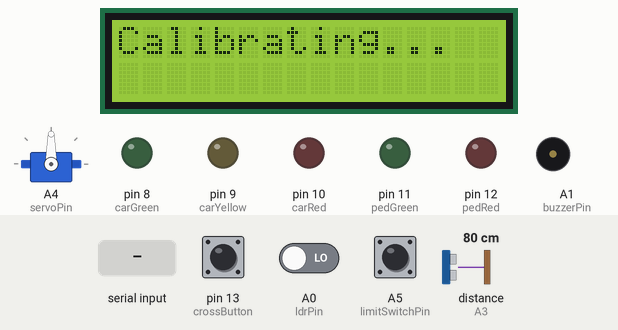
A sketch run on a simulated Arduino Uno, built with avr-gcc and run on an emulated ATmega328P. Parts: 16×2 character LCD, servo, output pins drawn as LEDs (lit = HIGH), buzzer (waves = sounding). Inputs (shaded band) come from the test bench; at power-on: A5 (limitSwitchPin) HIGH, distance to the obstacle (sensor on A3) 80 cm, pin 13 (crossButton) HIGH, A0 (ldrPin) LOW. The echo pulse lasts 58.3 µs per cm; pins used as bus, display or sensor lines are not drawn; what the sketch prints to the serial monitor is not drawn.

Above: at 0.8 s.
0.9 s: A5 (limitSwitchPin) pulled LOW for 0.15 s
At 2.9 s:
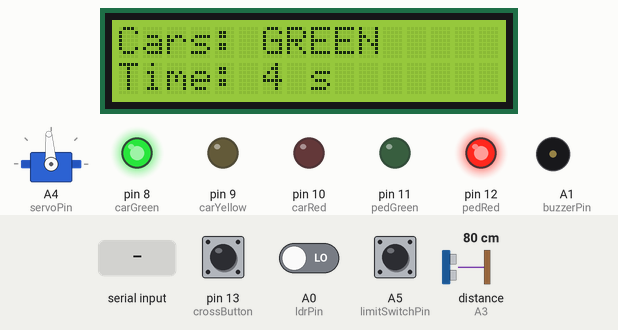
4.0 s: distance to the obstacle (sensor on A3) set to 43 cm
6.0 s: distance to the obstacle (sensor on A3) set to 38 cm
At 7.1 s:
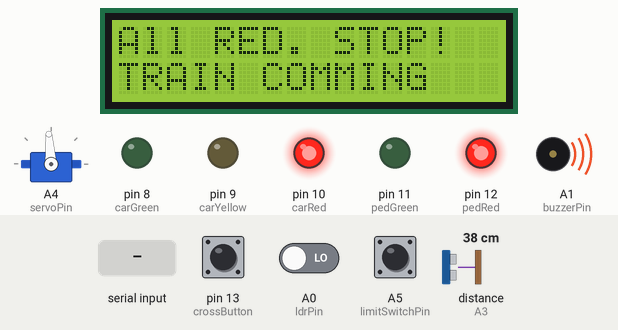
8.3 s: distance to the obstacle (sensor on A3) set to 46 cm
9.8 s: distance to the obstacle (sensor on A3) set to 54 cm
At 12.4 s:
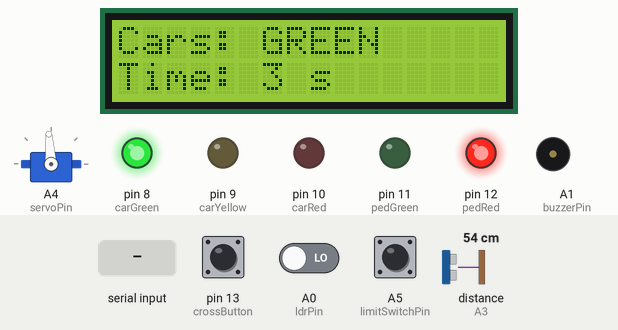
12.8 s: "p\n" received over Serial
At 19.4 s:
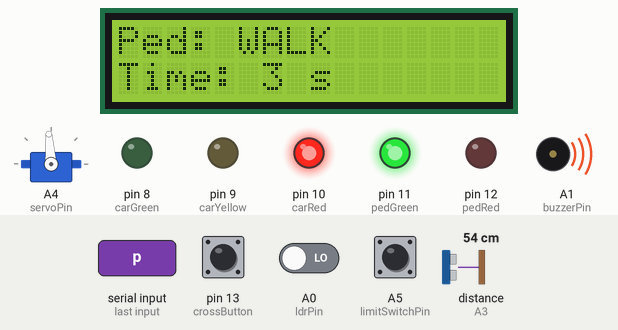
Timing chart, 0 to 20.1 s (numbered marks = the images above; inputs shaded):
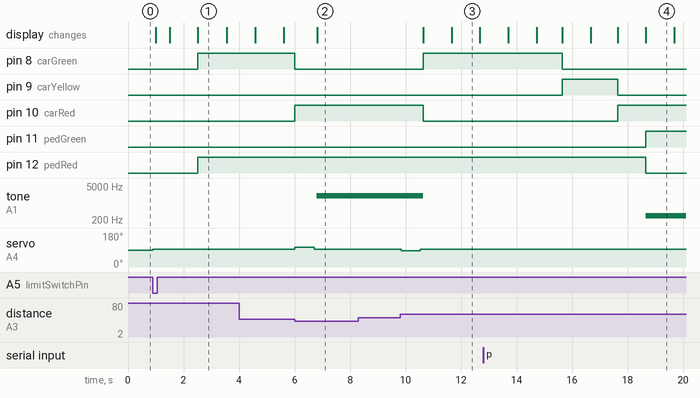

Measured:
- the behaviour switches between 41 and 40 cm on distance to the obstacle (sensor on A3) (found by bisection; images 1 and 2)
- the behaviour switches between 50 and 51 cm on distance to the obstacle (sensor on A3) (found by bisection; images 2 and 3)
- after the input at 0.9 s, pin 8 (carGreen), pin 12 (pedRed): LOW → HIGH after 1.6 s; servo on A4 (servoPin): 90° → 94° at once; the display: first changes after 0.10 s (image 1 shows a later state)
- after the input at 6.0 s, pin 8 (carGreen): HIGH → LOW after 0.00 s instead of 1.5 s; pin 9 (carYellow): stays LOW (without the input it goes to HIGH after 1.5 s)
- after the input at 8.3 s, every drawn part: stays the same
- after the input at 9.8 s, pin 8 (carGreen): LOW → HIGH after 0.83 s; pin 10 (carRed): HIGH → LOW after 0.83 s; tone on A1 (buzzerPin): 2000 Hz → silent after 0.83 s; servo on A4 (servoPin): 94° → 86° at once, → 94° 0.70 s later; the display: first changes after 0.84 s (image 3 shows a later state)
- after the input at 12.8 s, pin 11 (pedGreen): LOW → HIGH after 5.8 s; pin 12 (pedRed): HIGH → LOW after 5.8 s; tone on A1 (buzzerPin): silent → 300 Hz after 5.8 s; the display: first differs from a run without the input after 5.9 s (image 4)
- what the display in image 1 shows lasts 1.1 s, from 2.5 s to 3.6 s

The sketch:

TrafficLightSystem.ino
```cpp
#include <LiquidCrystal.h>
#include <Servo.h>

const int carGreen = 8;
const int carYellow = 9;
const int carRed   = 10;
const int pedGreen = 11, pedRed = 12;
const int crossButton = 13;
const int ldrPin   = A0;
const int buzzerPin = A1;
const int trigPin  = A2;
const int echoPin  = A3;
const int servoPin = A4;
const int limitSwitchPin = A5;

unsigned long greenTimeCars    = 5000;
unsigned long yellowTimeCars   = 2000;
unsigned long allRedIntergreen = 1000;
unsigned long greenTimePed     = 4000;
unsigned long redBufferCars    = 2000;

// ultrasonic
const int trigger_cm = 40;
const int release_cm = 50;

bool pedRequest = false;
bool barrierIsUp = false;
bool train = false; // for bluetooth

// for bluetooth string read from app
String cmd = "";

LiquidCrystal lcd(7, 6, 5, 4, 3, 2);
Servo srv;

const int srv_stop  = 94;
const int srv_down  = 104;
const int srv_up    = 86;
const int gate_time = 700;


void setCars(bool r,bool y,bool g){
  digitalWrite(carRed, r);
  digitalWrite(carYellow,y);
  digitalWrite(carGreen, g);
}

void setPeds(bool r,bool g){
  digitalWrite(pedRed, r);
  digitalWrite(pedGreen, g);
}

bool isDark(){
  return (digitalRead(ldrPin) == HIGH);
}
void bluetooth() {
  while (Serial.available()) {
    char c = (char)Serial.read();
    if (c != '\r' && c != '\n') {
      cmd += c;
    }
  }
  if (cmd.length() == 0) return;


  if (cmd == "p") {
    pedRequest = true;
    Serial.println("Pedestrian request");
  }
  else if (cmd == "t") {
     Serial.println("Train passing!");

    setCars(true, false, false);
    setPeds(true, false);
    barrierDown();
    tone(buzzerPin, 200);

    lcd.clear();
    lcd.setCursor(0,0);
    lcd.print("All RED. STOP!");
    lcd.setCursor(0,1);
    lcd.print("TRAIN COMMING");

    delay(3000);

    barrierUp();
    noTone(buzzerPin);
  }
  else if (cmd == "s") {
    if (isDark()) {
        Serial.println("Night mode");
    } else {
        Serial.println("Day mode");
      }

    if (barrierIsUp) {
        Serial.println("Barrier UP");
    } else {
        Serial.println("Barrier DOWN");
      }

  }
  else if (cmd.startsWith("cg=")) {
    int val = cmd.substring(3).toInt();
    greenTimeCars = (unsigned long)val * 1000UL;
    Serial.print("Cars GREEN updated to ");
    Serial.print(val);
    Serial.println(" sec");
  }
  else if (cmd.startsWith("cy=")) {
    int val = cmd.substring(3).toInt();
    yellowTimeCars = (unsigned long)val * 1000UL;
    Serial.print("Cars YELLOW updated to ");
    Serial.print(val);
    Serial.println(" sec");
  }
  else if (cmd.startsWith("pg=")) {
    int val = cmd.substring(3).toInt();
    greenTimePed = (unsigned long)val * 1000UL;
    Serial.print("Ped GREEN updated to ");
    Serial.print(val);
    Serial.println(" sec");
  }
  else if (cmd.startsWith("ar=")) {
    int val = cmd.substring(3).toInt();
    redBufferCars = (unsigned long)val * 1000UL;
    Serial.print("ALL RED updated to ");
    Serial.print(val);
    Serial.println(" sec");
  }

  cmd = "";
}


void initialize() {
  lcd.clear();
  lcd.print("Calibrating...");
  srv.attach(servoPin);

  while (digitalRead(limitSwitchPin) == HIGH) {

    srv.write(90);
  }

  srv.write(srv_stop);
  delay(100);
  srv.detach();

  barrierIsUp = true;
  lcd.clear();
  lcd.print("Barrier Open");
  delay(500);
}
void barrierDown() {
   if (!barrierIsUp) return;
  srv.attach(servoPin);
  srv.write(srv_down);
  delay(gate_time);
  srv.write(srv_stop);
  delay(100);
  srv.detach();
  barrierIsUp = false;
}

void barrierUp() {
  if (barrierIsUp) return;
  srv.attach(servoPin);
  srv.write(srv_up);
  delay(gate_time);
  srv.write(srv_stop);
  delay(100);
  srv.detach();
  barrierIsUp = true;
}

// ultrasonic sensor
long readDistanceCm(){
  long duration, cm;

  digitalWrite(trigPin, LOW);
  delayMicroseconds(2);
  digitalWrite(trigPin, HIGH);
  delayMicroseconds(10);
  digitalWrite(trigPin, LOW);

  duration = pulseIn(echoPin, HIGH, 30000UL); // 30ms timeout

  if (duration == 0) {
    return -1;
  }

  cm = duration / 29 / 2;
  return cm;
}

void handleUltrasonicAllRed(){
  setCars(true,false,false);
  setPeds(true,false);

  // train approaching -> close barrier
  barrierDown();
  tone(buzzerPin, 2000);

  lcd.clear();
  lcd.setCursor(0,0);
  lcd.print("All RED. STOP!");
  lcd.setCursor(0,1);
  lcd.print("TRAIN COMMING");

  // wait until train gone
  while (true) {

    bluetooth();
    long dist = readDistanceCm();
    if (dist == -1 || dist > release_cm) {
      break;
    }
    delay(50);
  }

  // train gone -> open barrier
  barrierUp();
  noTone(buzzerPin);
}

void waitWithLCD(unsigned long ms, const char* phase, bool carR, bool carY, bool carG, bool pedR, bool pedG)
{
  unsigned long time = millis();
  unsigned long lastUpdate = 0;

  setCars(carR, carY, carG);
  setPeds(pedR, pedG);

  lcd.clear();
  lcd.setCursor(0,0);
  lcd.print(phase);

  while (millis() - time < ms) {

    bluetooth();

    if (digitalRead(crossButton) == LOW) {
      pedRequest = true;
    }

    long dist = readDistanceCm();

    // only ultrasonic trigger now
    if (dist > 0 && dist <= trigger_cm) {
      handleUltrasonicAllRed();

      // resume this phase after the train
      setCars(carR, carY, carG);
      setPeds(pedR, pedG);

      time = millis();              // restart timer for this phase
      lcd.clear();
      lcd.setCursor(0,0);
      lcd.print(phase);
    }

    // update countdown on LCD
    if (millis() - lastUpdate > 200) {
      long remaining = (long)(ms - (millis() - time)) / 1000;
      if (remaining < 0) remaining = 0;

      lcd.setCursor(0,1);
      lcd.print("Time: ");
      lcd.print(remaining);
      lcd.print(" s   ");
      lastUpdate = millis();
    }

    delay(1);
  }
}


// night mode
void isNight(){

  setPeds(false,false);
  setCars(false,false,false);

  lcd.clear();
  lcd.setCursor(0,0);
  lcd.print("Night mode");
  lcd.setCursor(0,1);
  lcd.print("Yellow flashing");

  while (isDark()){

    bluetooth();

    long dist = readDistanceCm();
    if (dist > 0 && dist <= trigger_cm || train){
      handleUltrasonicAllRed();
      train = false;

      if (!isDark())
        return;

      // still night -> restore night display
      setPeds(false,false);
      setCars(false,false,false);
      lcd.clear();
      lcd.setCursor(0,0);
      lcd.print("Night mode");
      lcd.setCursor(0,1);
      lcd.print("Yellow flashing");
    }

    // keep checking ultrasonic in small steps
    digitalWrite(carYellow,HIGH);
    for (int t = 0; t < 500 && isDark(); t += 50){
      delay(50);
      long d2 = readDistanceCm();
      if (d2 > 0 && d2 <= trigger_cm){
        handleUltrasonicAllRed();
        if (!isDark())
          return;

        setPeds(false,false);
        setCars(false,false,false);
        lcd.clear();
        lcd.setCursor(0,0);
        lcd.print("Night mode");
        lcd.setCursor(0,1);
        lcd.print("Yellow flashing");
        break;
      }
    }

    // flash yellow off, again checking ultrasonic
    digitalWrite(carYellow,LOW);
    for (int t = 0; t < 500 && isDark(); t += 50){
      delay(50);
      long d3 = readDistanceCm();
      if (d3 > 0 && d3 <= trigger_cm){
        handleUltrasonicAllRed();
        if (!isDark())
          return;

        setPeds(true,false);
        setCars(false,false,false);
        lcd.clear();
        lcd.setCursor(0,0);
        lcd.print("Night mode");
        lcd.setCursor(0,1);
        lcd.print("Yellow flashing");
        break;
      }
    }
  }
}

void setup() {
  Serial.begin(9600);

  pinMode(carGreen, OUTPUT);
  pinMode(carYellow, OUTPUT);
  pinMode(carRed, OUTPUT);
  pinMode(pedGreen, OUTPUT);
  pinMode(pedRed, OUTPUT);
  pinMode(crossButton, INPUT_PULLUP);
  pinMode(buzzerPin, OUTPUT);
  pinMode(ldrPin, INPUT);

  pinMode(trigPin, OUTPUT);
  pinMode(echoPin, INPUT);

  lcd.begin(16,2);

  pinMode(limitSwitchPin, INPUT_PULLUP);
  initialize(); // for servo


  lcd.clear();
  lcd.print("Traffic Ready");
  delay(1000);

  setCars(false,false,false);
  setPeds(true,false);
}

void loop() {

  if(isDark()){
    isNight();
  }

  waitWithLCD(greenTimeCars, "Cars: GREEN", false, false, true, true,  false);
  waitWithLCD(yellowTimeCars, "Cars: YELLOW", false, true,  false, true,  false);
  waitWithLCD(allRedIntergreen, "ALL RED", true,  false, false, true,  false);

  if (pedRequest) {
    tone(buzzerPin, 300);
    waitWithLCD(greenTimePed, "Ped: WALK", true,  false, false, false, true);

    noTone(buzzerPin);
    pedRequest = false;
    // all red for a little time
    waitWithLCD(allRedIntergreen, "ALL RED", true,  false, false, true,  false);

  } else {
    waitWithLCD(redBufferCars, "ALL RED", true,  false, false, true,  false);
  }
}
```
